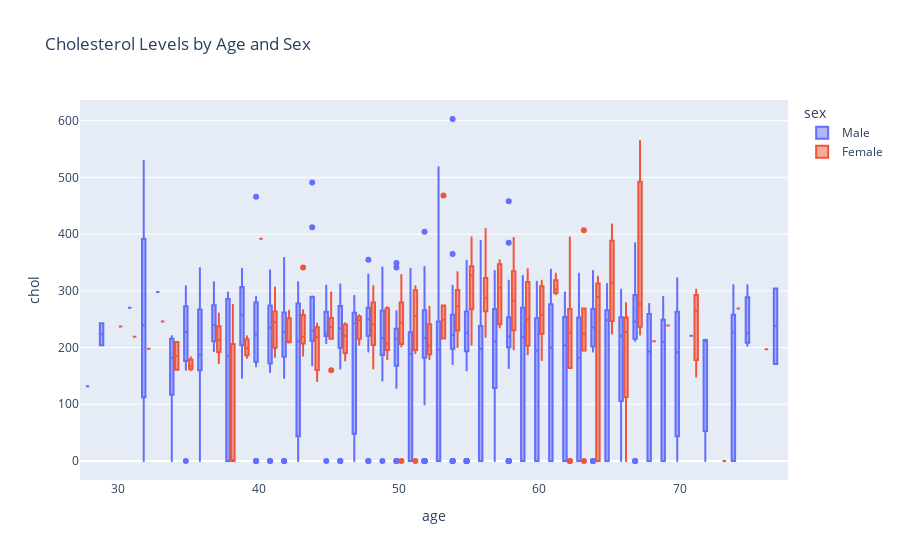

Notebook source saved alongside this figure:
### Code cell
# box plot of chol by age and sex
plt.figure(figsize=(12,8))
fig = px.box(df, x="age", y="chol" , color="sex", hover_data=['age', 'cp', 'num'], title="Cholesterol Levels by Age and Sex") 
fig.show()

### Figure 1 — Plotly figure (JSON) as saved in the notebook; plotly's stock layout.template omitted (floating-point values rounded to 4 significant figures; data arrays with more than 128 entries replaced by an {"elided": "..."} marker saying what was removed)
{"data": [{"alignmentgroup": "True", "customdata": {"elided": "726x2 mixed values"}, "hovertemplate": "sex=Male<br>age=%{x}<br>chol=%{y}<br>cp=%{customdata[0]}<br>num=%{customdata[1]}<extra></extra>", "legendgroup": "Male", "marker": {"color": "#636efa"}, "name": "Male", "notched": false, "offsetgroup": "Male", "orientation": "v", "showlegend": true, "type": "box", "x": {"elided": "726 int values"}, "x0": " ", "xaxis": "x", "y": {"elided": "726 float values"}, "y0": " ", "yaxis": "y"}, {"alignmentgroup": "True", "customdata": {"elided": "194x2 mixed values"}, "hovertemplate": "sex=Female<br>age=%{x}<br>chol=%{y}<br>cp=%{customdata[0]}<br>num=%{customdata[1]}<extra></extra>", "legendgroup": "Female", "marker": {"color": "#EF553B"}, "name": "Female", "notched": false, "offsetgroup": "Female", "orientation": "v", "showlegend": true, "type": "box", "x": {"elided": "194 int values"}, "x0": " ", "xaxis": "x", "y": {"elided": "194 float values"}, "y0": " ", "yaxis": "y"}], "layout": {"boxmode": "group", "legend": {"title": {"text": "sex"}, "tracegroupgap": 0}, "title": {"text": "Cholesterol Levels by Age and Sex"}, "xaxis": {"anchor": "y", "domain": [0, 1], "title": {"text": "age"}}, "yaxis": {"anchor": "x", "domain": [0, 1], "title": {"text": "chol"}}}}
